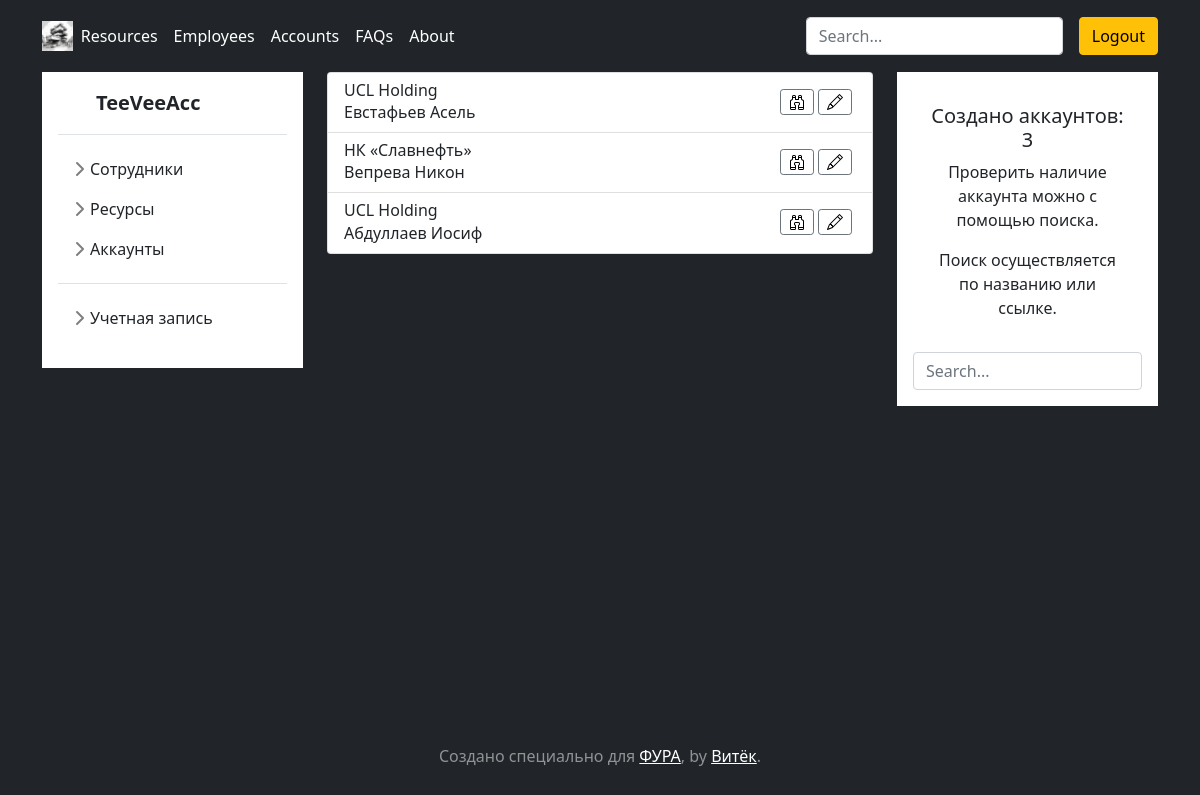
Screenshot of /accounts/all (signed in) with the database file from the repository.
### apps/accounts/models.py (models this page shows, shortened)
class Account(models.Model):
	LOGINPASS = 'LP'
	ESIGN = 'ES'
	USER = 'US'
	ADMIN = 'AD'
	PERSONAL = 'PN'
	GENERAL = 'GN'
	LOGIN_METHODS = [
		(LOGINPASS, 'Логин/пароль'),
		(ESIGN, 'ЭЦП'),
	]
	ROLES = [
		(USER, 'Пользователь'),
		(ADMIN, 'Администратор')
	]
	ACCOUNT_TYPE = [
		(PERSONAL, 'Персональный'),
		(GENERAL, 'Общий')
	]
	name = models.ForeignKey(
		Resource,
		on_delete=models.PROTECT
	)
	user = models.ForeignKey(
		Employee,
		on_delete=models.PROTECT
	)
	login_method = models.CharField(
		max_length=2,
		choices=LOGIN_METHODS,
		default=LOGINPASS,
		verbose_name='Способ входа'
	)
	account_type = models.CharField(
		max_length=2,
		choices=ACCOUNT_TYPE,
		default=PERSONAL,
		verbose_name='Тип аккаунта'
	)
	role = models.CharField(
		max_length=2,
		choices=ROLES,
		default=USER,
		verbose_name='Роль в системе'
	)
	author = models.ForeignKey(
		CustomUser,
		on_delete=models.DO_NOTHING,
		related_name='accounts',
		verbose_name='Автор'
	)
	pub_date = models.DateTimeField(
		auto_now_add=True,
		verbose_name='Дата создания'
	)
	change_date = models.DateTimeField(
		auto_now=True,
		verbose_name='Дата изменения'
	)
	note = models.TextField(
		blank=True,
		verbose_name='Примечание'
	)
	class Meta:
		ordering = ['pub_date']
		verbose_name = 'Аккаунт'
		verbose_name_plural = 'Аккаунты'
		constraints = [
			models.UniqueConstraint(fields=['name', 'user'], name='account')
		]

### apps/resources/models.py (models this page shows)
class Resource(models.Model):
	title = models.CharField(
		max_length=100,
		unique=True,
		verbose_name='Название'
	)
	author = models.ForeignKey(
		CustomUser,
		on_delete=models.DO_NOTHING,
		related_name='resources',
		verbose_name='Автор'
	)
	url = models.URLField(
		verbose_name='Ссылка'
	)
	pub_date = models.DateTimeField(
		auto_now_add=True,
		verbose_name='Дата создания'
	)
	change_date = models.DateTimeField(
		auto_now=True,
		verbose_name='Дата изменения'
	)
	note = models.TextField(
		null=True,
		verbose_name='Примечание'
	)
	class Meta:
		ordering = ['pub_date']
		verbose_name = 'Ресурс'
		verbose_name_plural = 'Ресурсы'
	def __str__(self):
		return self.title

### apps/employees/models.py (models this page shows)
class Employee(models.Model):
	lastname = models.CharField(
		max_length=20,
		verbose_name='Фамилия'
	)
	firstname = models.CharField(
		max_length=20,
		verbose_name='Имя'
	)
	middlename = models.CharField(
		max_length=20,
		verbose_name='Отчество'
	)
	position = models.CharField(
		max_length=200,
		verbose_name='Должность'
	)
	email = models.EmailField(
		verbose_name='Эл. почта'
	)
	phone = models.IntegerField(
		blank=True,
		null=True,
		verbose_name='Корпоративный телефон'
	)
	extension = models.IntegerField(
		blank=True,
		null=True,
		verbose_name='Короткий номер'
	)
	author = models.ForeignKey(
		CustomUser,
		on_delete=models.DO_NOTHING,
		related_name='employees',
		verbose_name='Автор'
	)
	pub_date = models.DateTimeField(
		auto_now_add=True,
		verbose_name='Дата создания'
	)
	change_date = models.DateTimeField(
		auto_now=True,
		verbose_name='Дата изменения'
	)
	is_fired = models.BooleanField(
		default=False,
		blank=True,
		verbose_name='Уволен'
	)
	class Meta:
		ordering = ['lastname']
		verbose_name = 'Сотрудник'
		verbose_name_plural = 'Сотрудники'
	def __str__(self):
		return f'{self.lastname} {self.firstname}'

### apps/accounts/views.py (the view)
@login_required
def show_all_accounts(request):
	accounts = Account.objects.all()
	page_obj = pagination(request, accounts)
	context = get_context('accounts', 'accounts')
	context.update(
		{
			'page_obj': page_obj,
			'data': accounts
		}
	)
	return render(request, 'accounts/show_accounts.html', context)

### apps/utils/utils.py (called while the page is built)
def pagination(request, data: QuerySet):
    paginator = Paginator(data, 10)
    page_number = request.GET.get('page')
    page_obj = paginator.get_page(page_number)
    return page_obj

### templates/accounts/show_accounts.html (shortened to what this page needs)
{% extends 'base.html' %}
{% load static %}
{% block main %}
  <div class="list-group w-auto">
    {% for account in page_obj %}
      {% include 'accounts/includes/one_account.html' %}
    {% endfor %}
  </div>
{% endblock %}
{% block search %}
  {% include 'includes/search.html' %}
{% endblock %}

### templates/accounts/includes/one_account.html
{% load static %}
<div class="list-group-item list-group-item d-flex gap-1 py-2" aria-current="true">
  <div class="d-flex gap-2 w-100 justify-content-between">
    <div>
      <h6 class="mb-0">{{ account.name }}</h6>
      <p class="mb-0 opacity-75">{{ account.user }}</p>
    </div>
    <div class="btn-toolbar" role="toolbar" aria-label="Toolbar with button groups">
      <div class="btn-group me-1" role="group" aria-label="Account group">
        <form action="{% url 'accounts:show_account' account.id %}">
          <button type="submit" class="btn btn-sm btn-outline-secondary mt-2 m-1">
            <img src="{% static 'img/binoculars.svg' %}" alt="binoculars" align="right">
          </button>
        </form>
        <form action="{% url 'accounts:edit_account' account.id %}">
          <button type="submit" class="btn btn-sm btn-outline-secondary mt-2 mr-1">
            <img src="{% static 'img/pencil.svg' %}" alt="pencil" align="right">
          </button>
        </form>
      </div>
    </div>
  </div>
</div>

### static/css/sidebars.css (style rules this page uses)
body { min-height: 100vh; min-height: -webkit-fill-available; }
html { height: -webkit-fill-available; }

### rows the page displays
Account: name "UCL Holding", user "Евстафьев Асель"
Account: name "НК «Славнефть»", user "Вепрева Никон"
Account: name "UCL Holding", user "Абдуллаев Иосиф"

### other values shown
{{ search_description }} "аккаунтов"
{{ data.count }} "3"
{{ search_description_text }} "аккаунта"
